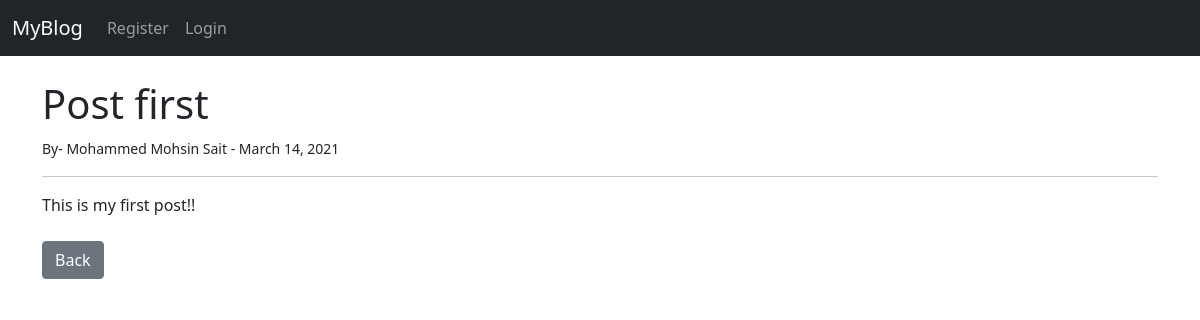
/article/1, run on an earlier commit of the app's database.
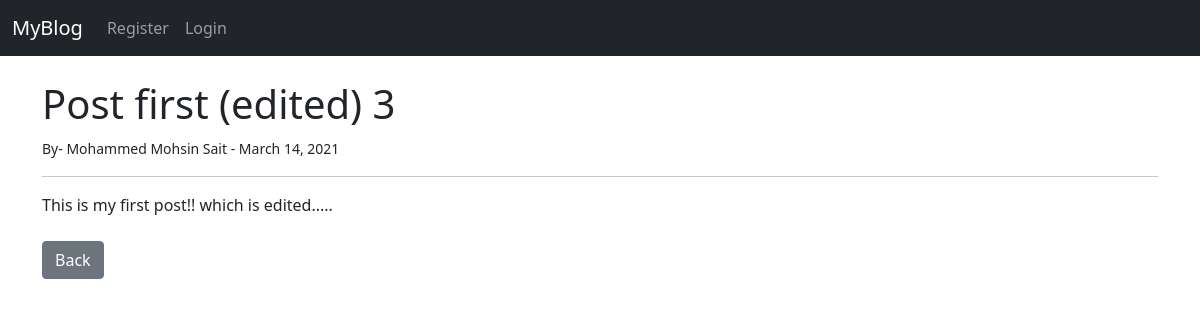
And on a later commit of the database.
### theblog/models.py (models this page shows, shortened)
class Post(models.Model):
    title = models.CharField(max_length=255)
    title_tag = models.CharField(max_length=255)
    author = models.ForeignKey(User, on_delete=models.CASCADE)
    body = models.TextField()
    post_date = models.DateField(auto_now_add=True)

### theblog/views.py (the view)
# urls.py: path('article/<int:pk>', Article.as_view(), name="article-detail"),
class Article(DetailView):
    model = Post
    template_name = 'article_detail.html'

### theblog/templates/article_detail.html (shortened to what this page needs)
{% extends "base.html" %}
{% block content %}
<h1>{{ post.title }}</h1>
<small>By- {{ post.author.first_name }} {{ post.author.last_name }} - {{ post.post_date }}</small><br>
<hr>
{{ post.body }}
<br><br>
<a href="{% url 'home' %}" class="btn btn-secondary">Back</a>
{% endblock content %}

What changed in the data, as far as the page shows it:
changed Post "Mohammed Mohsin": title "Post first" → "Post first (edited) 3"; body "This is my first post!!" → "This is my first post!! which is edited....."
